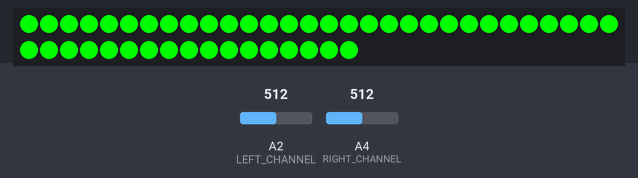
The sketch below on a simulated Arduino Uno, built with avr-gcc and run on an emulated ATmega328P. On the bench: 47 RGB LEDs in strip order, left to right, continuing on the next row. The test bench sets the inputs (shaded band); at power-on: A2 (LEFT_CHANNEL) = 512, A4 (RIGHT_CHANNEL) = 512. Dim RGB values are drawn brighter than linear.

Above: at 0.1 s.
At 5.88 s:
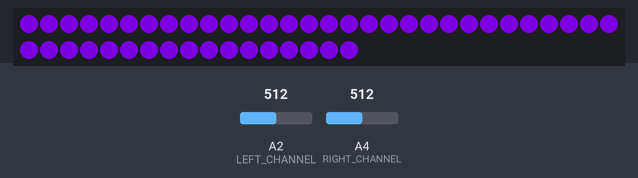
At 10.1 s:
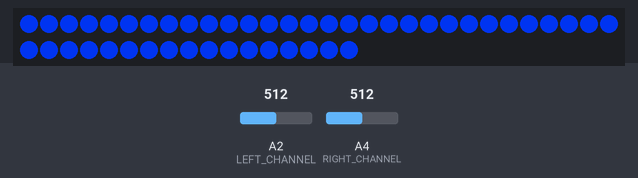
At 20.05 s:
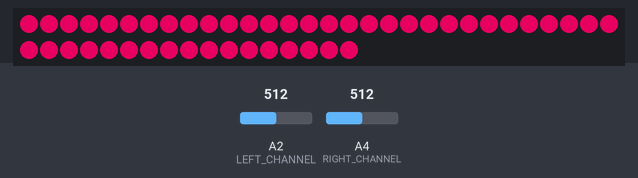
At 29.99 s:
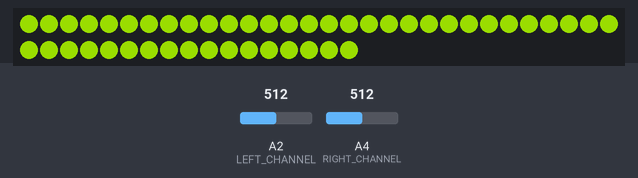
At 39.93 s:
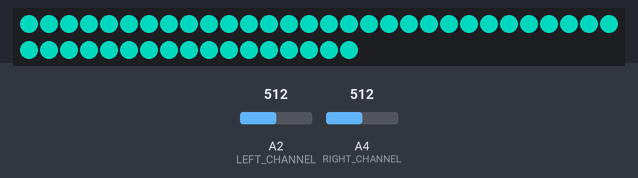

The sketch:

SoundReactiveLEDStrip.ino
```cpp
#include <FastLED.h>

/* BASIC CONFIGURATION  */
// Model of the LEDs
#define LED_TYPE NEOPIXEL
// The amount of LEDs in the setup
#define NUM_LEDS 47
// The pin that controls the LEDs
#define LED_PIN 6
// The pins that we read sensor values form
#define LEFT_CHANNEL A2
#define RIGHT_CHANNEL A4
// Arduino loop delay (for stablity, probably)
#define DELAY 1

// Confirmed volume low value, and max value
#define VOLUME_LOW 0.35
#define VOLUME_HIGH 93.85

// Minimum and maximum brightness
#define MIN_BRIGHTNESS 7
#define MAX_BRIGHTNESS 255

// Lighting modes
#define PULSE 0
#define VISUALIZATION 1

// Pulse mode configuration
#define BREATH_IN 0
#define BREATH_OUT 1
#define BREATH_LIGHT_STEP 1
#define BREATH_DIM_STEP 1
#define PULSE_MODE_DELAY 5
#define RBG_STEP 1
#define RED 0
#define GREEN 1
#define BLUE 2

// Visualization mode configuration
#define VISUALIZATION_MODE_DELAY 0

// How many previous sensor values effects the operating average?
#define AVG_LEN 30

// How many previous sensor values decides if we detect the sound
#define LONG_SECTOR 120

// How long do we keep the "current average" sound, before restarting the measuring
//#define MSECS 1 * 1000
//#define CYCLES MSECS / VISUALIZATION_MODE_DELAY

/**
 * Sometimes readings are wrong or strange. How much is a reading allowed
 * to deviate from the average to not be discarded?
 */
//#define DEVAITE_THRESH 0.8

// Volumes
float volume, mappedVolume, avgVolume, longerAvgVolume;

// Average sound measurement the last CYCLES
//float songAvg;

// The amount of iterations since the songAvg was reset
//int iter = 0;

// The speed the LEDs fade to black if not relit
//float fadeScale = 1.2;

// LED array
struct CRGB leds[NUM_LEDS];

/**
 * Short sound avg used to "normalize" the input values.
 * We use the short average instead of using the sensor input directly
 */
float volumes[AVG_LEN] = {-1};

// Longer sound avg
float longerVolumes[LONG_SECTOR] = {-1};

// Mode setting
int mode;

// handle brightness and rainbow
int breathDirection;
int decreasingColor;

// Keeping track how often, and how long times we hit a certain mode
struct timeKeeping {
  unsigned long timesStart;
  unsigned long times;
};

// How much to increment or decrement each color every cycle
struct color {
  int r;
  int g;
  int b;
};

// How much to increment or decrement brightness every cycle
struct brightness {
  int up;
  int down;
};

struct timeKeeping visualization;
struct color Color;
struct brightness Brightness;

// For testing
float lowestVolume = 99999;
float highestVolume = 0;
bool isVolumeTestingMode = 0;

void setup () {
  Serial.begin(9600);
  mode = PULSE;
  visualization.timesStart = 0;
  visualization.times= 0;
  Color.r = 1;
  Color.g = 1;
  Color.b = 1;
  Brightness.up = 1;
  Brightness.down = 1;
  // Set all lights to make sure all are working as expected
  FastLED.addLeds<LED_TYPE, LED_PIN>(leds, NUM_LEDS);
  FastLED.clear();
  FastLED.setBrightness(MAX_BRIGHTNESS);
  breathDirection = BREATH_OUT;
  fill_solid(leds, NUM_LEDS, CRGB(0, 255, 0));
  decreasingColor = GREEN;
}

void loop () {
  if (isVolumeTestingMode) {
    testVolume();
  } else {
    updateMode();
    switch (mode) {
      case PULSE:
        breath();
        delay(PULSE_MODE_DELAY);
        break;
      case VISUALIZATION:
        visualize();
        delay(VISUALIZATION_MODE_DELAY);
        break;
      default:
        break;
    }
  }
//  delay(DELAY);
}

void visualize () {
  // Color
  handleRainbow();
  // Map volume to brightness
  float volume = readVolume(160);
  int brightness = (int)fscale(VOLUME_LOW, VOLUME_HIGH, MIN_BRIGHTNESS, MAX_BRIGHTNESS, volume, 2.0);
//  Serial.println(brightness);
  FastLED.setBrightness(brightness);
  FastLED.show();
}

void breath () {
  // Color
  handleRainbow();
  // Pulse
  handlePulse();
  FastLED.show();
}

void updateMode () {
  // Actual sensor value
  volume = readVolume(20);

  // If 0, discard immediately. Probably not right and save CPU.
//  if (volume == 0) return;

//  mappedVolume = getMappedVolume();
//  insert(mappedVolume, volumes, AVG_LEN);
//  insert(volume, volumes, AVG_LEN);
//  avgVolume = getAvgVolume();
//  insert(avgVolume, longerVolumes, LONG_SECTOR);
  insert(volume, longerVolumes, LONG_SECTOR);
  longerAvgVolume = getLongAvgVolume();

  if (longerAvgVolume > VOLUME_LOW) {
    if (visualization.times != 0) {
      if (millis() - visualization.timesStart > 300) {
        changeMode(PULSE);
      } else {
        visualization.timesStart = millis();
        visualization.times++;
      }
    } else {
      visualization.timesStart = millis();
      visualization.times++;
    }
  }
//  int currentBrightness = FastLED.getBrightness();
//  Serial.print(volume);
//  Serial.print('\t');
//  Serial.print(longerAvgVolume);
//  Serial.print('\t');
//  Serial.print(visualization.times);
//  Serial.print('\t');
//  Serial.print(millis() - visualization.timesStart);
//  Serial.print('\t');
//  Serial.print(visualization.times > 15 && millis() - visualization.timesStart < 25);
//  Serial.print('\t');
//  Serial.print(millis() - visualization.timesStart > 300);
//  Serial.print('\t');
//  Serial.println(currentBrightness);
  if (visualization.times > 15 && millis() - visualization.timesStart < 25) {
    changeMode(VISUALIZATION);
  } else if (millis() - visualization.timesStart > 300) {
    changeMode(PULSE);
  }
}

/**
 * Helper functions
 */
void handleRainbow () {
  int r, g, b;
  if (decreasingColor == RED) {
    r = leds[0].r - Color.r;
    g = leds[0].g + Color.g;
    b = leds[0].b;
  } else if (decreasingColor == GREEN) {
    r = leds[0].r;
    g = leds[0].g - Color.g;
    b = leds[0].b + Color.b;
  } else if (decreasingColor == BLUE) {
    r = leds[0].r + Color.r;
    g = leds[0].g;
    b = leds[0].b - Color.b;
  }
  if (r <= 0) {
    r = 0;
    if (decreasingColor == RED) g = 255;
  }
  if (r >= 255) {
    r = 255;
    if (decreasingColor == BLUE) b = 0;
  }
  if (g <= 0) {
    g = 0;
    if (decreasingColor == GREEN) b = 255;
  }
  if (g >= 255) {
    g = 255;
    if (decreasingColor == RED) r = 0;
  }
  if (b <= 0) {
    b = 0;
    if (decreasingColor == BLUE) r = 255;
  }
  if (b >= 255) {
    b = 255;
    if (decreasingColor == GREEN) g = 0;
  }
  if (r == 255) decreasingColor = RED;
  if (g == 255) decreasingColor = GREEN;
  if (b == 255) decreasingColor = BLUE;
//  int currentBrightness = FastLED.getBrightness();
//  Serial.print(r);
//  Serial.print('\t');
//  Serial.print(g);
//  Serial.print('\t');
//  Serial.print(b);
//  Serial.print('\t');
//  Serial.println(currentBrightness);
  fill_solid(leds, NUM_LEDS, CRGB(r, g, b));
}

void handlePulse () {
  int currentBrightness = FastLED.getBrightness();
  int brightness;
  if (breathDirection == BREATH_IN) {
    brightness = currentBrightness + Brightness.up;
  }
  if (breathDirection == BREATH_OUT) {
    brightness = currentBrightness - Brightness.down;
  }
  if (brightness > MAX_BRIGHTNESS) {
    brightness = MAX_BRIGHTNESS;
    breathDirection = BREATH_OUT;
  }
  if (brightness < MIN_BRIGHTNESS) {
    brightness = MIN_BRIGHTNESS;
    breathDirection = BREATH_IN;
  }
//  Serial.println(brightness);
  FastLED.setBrightness(brightness);
}

void changeMode (int mode) {
  if (mode == PULSE) _changeToPulseMode();
  if (mode == VISUALIZATION) _changeToVisualizationMode();
}

void _changeToPulseMode () {
  Color.r = RBG_STEP;
  Color.g = RBG_STEP;
  Color.b = RBG_STEP;
  Brightness.up = BREATH_LIGHT_STEP;
  Brightness.down = BREATH_DIM_STEP;
  visualization.timesStart = 0;
  visualization.times = 0;
  mode = PULSE;
//  Serial.println("Pulse mode");
}

void _changeToVisualizationMode () {
//  Color.r = 5;
//  Color.g = 5;
//  Color.b = 5;
  Color.r = (int)fscale(VOLUME_LOW, VOLUME_HIGH, 5, 15, longerAvgVolume, 2.0);
  Color.g = (int)fscale(VOLUME_LOW, VOLUME_HIGH, 5, 15, longerAvgVolume, 2.0);
  Color.b = (int)fscale(VOLUME_LOW, VOLUME_HIGH, 5, 15, longerAvgVolume, 2.0);
//  Serial.print(Color.r);
//  Serial.print('\t');
//  Serial.print(Color.g);
//  Serial.print('\t');
//  Serial.println(Color.b);
//  visualization.timesStart = millis();
//  visualization.times++;
  mode = VISUALIZATION;
//  Serial.println("Visualization mode");
}

float readVolume (int cycles) {
  // 1ms can run around 4 cycles
  float total = 0;
//  long before = millis();
  for (int i = 0; i < cycles; i++) {
    int left = analogRead(LEFT_CHANNEL);
    int right = analogRead(RIGHT_CHANNEL);
    float volume = (left + right) / 2;
    total += volume;
  }
//  Serial.println(millis() - before);
  return (total / cycles);
}

float getMappedVolume () {
  return fscale(VOLUME_LOW, VOLUME_HIGH, VOLUME_LOW, VOLUME_HIGH, volume, 2.0);
}

float getAvgVolume () {
  return computeAverage(volumes, AVG_LEN);
}

float getLongAvgVolume () {
  return computeAverage(longerVolumes, LONG_SECTOR);
}

void testVolume () {
  volume = readVolume(100);
  if (volume < lowestVolume) lowestVolume = volume;
  if (volume > highestVolume) highestVolume = volume;
//  mappedVolume = getMappedVolume();
//  insert(mappedVolume, volumes, AVG_LEN);
//  insert(volume, volumes, AVG_LEN);
//  avgVolume = getAvgVolume();
//  insert(avgVolume, longerVolumes, LONG_SECTOR);
  insert(volume, longerVolumes, LONG_SECTOR);
  longerAvgVolume = getLongAvgVolume();
  Serial.print(lowestVolume);
  Serial.print('\t');
  Serial.print(highestVolume);
  Serial.print('\t');
//  Serial.print(mappedVolume);
//  Serial.print('\t');
  Serial.print(volume);
  Serial.print('\t');
//  Serial.print(avgVolume);
  Serial.print('\t');
  Serial.println(longerAvgVolume);
}

/**
 * Utilities
 */
// Compute average of a int array, given the starting pointer and the length
float computeAverage (float arr[], int len) {
  float sum = 0;
  for (int i = 0; i < len; i++) {
    sum += arr[i];
  }
  return (sum / len);
}

// Insert a value into an array, and shift it down removing
// the first value if array already full
void insert (float val, float *arr, int len) {
  for (int i = 0; i < len; i++) {
    if (arr[i] == -1) {
      arr[i] = val;
      return;
    }
  }
  for (int i = 1; i < len; i++) {
    arr[i - 1] = arr[i];
  }
  arr[len - 1] = val;
}

//Function imported from the arduino website.
//Basically map, but with a curve on the scale (can be non-uniform).
float fscale (float originalMin, float originalMax, float newBegin, float newEnd, float inputValue, float curve) {
  float OriginalRange = 0;
  float NewRange = 0;
  float zeroRefCurVal = 0;
  float normalizedCurVal = 0;
  float rangedValue = 0;
  boolean invFlag = 0;

  // condition curve parameter
  // limit range
  if (curve > 10) curve = 10;
  if (curve < -10) curve = -10;

  curve = (curve * -.1) ; // - invert and scale - this seems more intuitive - postive numbers give more weight to high end on output
  curve = pow(10, curve); // convert linear scale into lograthimic exponent for other pow function

  // Check for out of range inputValues
  if (inputValue < originalMin) {
    inputValue = originalMin;
  }
  if (inputValue > originalMax) {
    inputValue = originalMax;
  }

  // Zero Refference the values
  OriginalRange = originalMax - originalMin;

  if (newEnd > newBegin){
    NewRange = newEnd - newBegin;
  } else {
    NewRange = newBegin - newEnd;
    invFlag = 1;
  }

  zeroRefCurVal = inputValue - originalMin;
  normalizedCurVal = zeroRefCurVal / OriginalRange;   // normalize to 0 - 1 float

  // Check for originalMin > originalMax  - the math for all other cases i.e. negative numbers seems to work out fine
  if (originalMin > originalMax) {
    return 0;
  }

  if (invFlag == 0) {
    rangedValue = (pow(normalizedCurVal, curve) * NewRange) + newBegin;
  } else {
    // invert the ranges
    rangedValue = newBegin - (pow(normalizedCurVal, curve) * NewRange);
  }

  return rangedValue;
}
```
